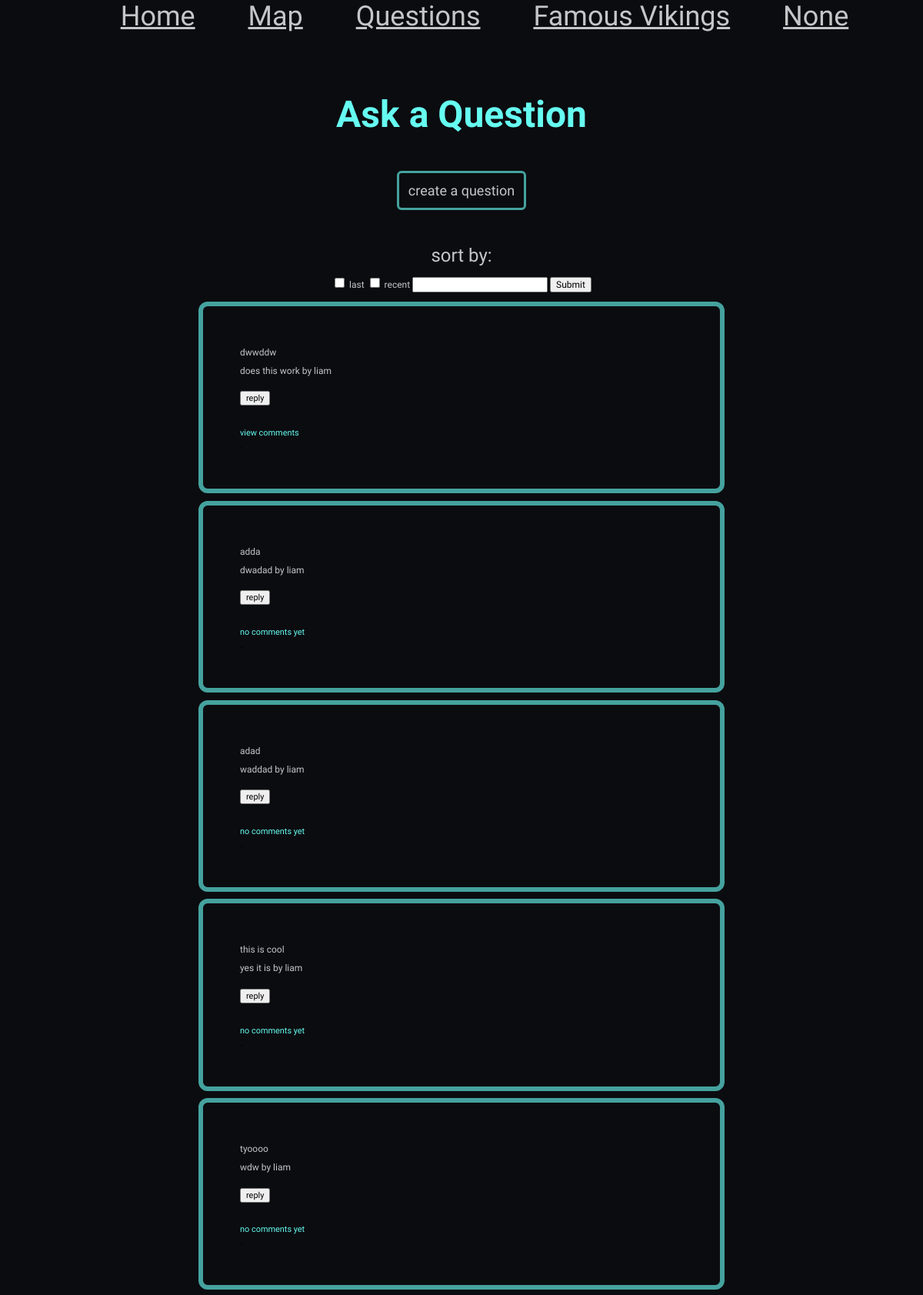
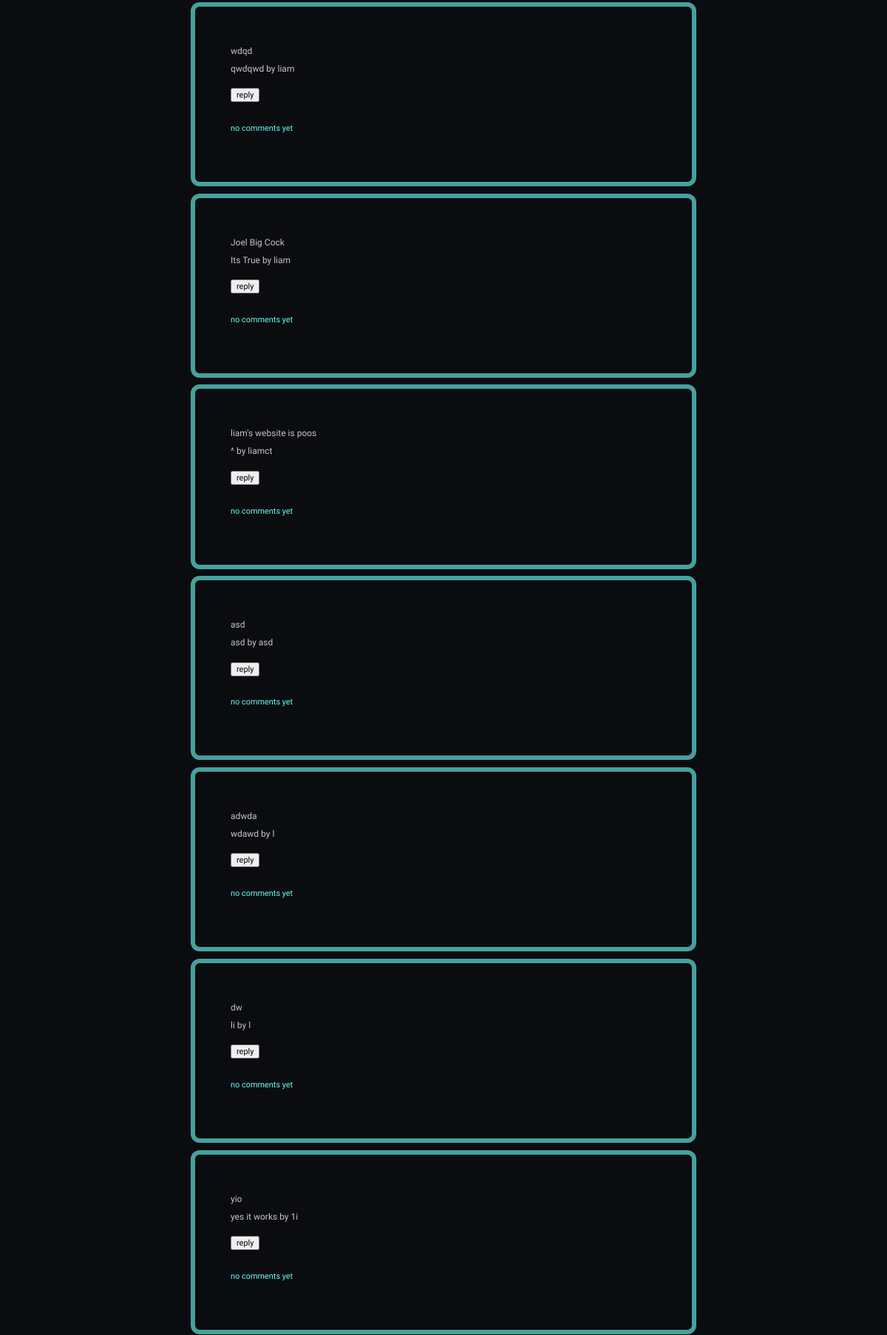
The page /question (upper part) on the database its author committed (2 pictures, top to bottom).
### models.py (models this page shows)
class Question(db.Model):
    __tablename__ = "Question"
    id = db.Column(db.Integer, primary_key=True, autoincrement=True)
    user = db.Column(db.Integer, db.ForeignKey('User.id'), nullable = False)
    question = db.Column(db.String(225), unique=True)
    title = db.Column(db.String(225), unique=True)
    comments = db.relationship('Comment', back_populates='question')
    users = db.relationship('User')

class User(db.Model):
    __tablename__ = "User"
    id = db.Column(db.Integer, primary_key=True, autoincrement=True)
    name = db.Column(db.String(225), unique=True)
    salt = db.Column(db.String(225))
    key = db.Column(db.String(225))
    email = db.Column(db.String())

### main.py (the view, shortened to what this page needs)
@app.route('/question', methods=['POST', 'GET'])
def question():
    current_user = session.get('name')
    form = Comment_Form()
    if request.method=='GET':
        questions = models.Question.query.all()
        return render_template('question.html', form=form, title="Question", user = current_user\
        , questions = questions)

### forms.py
class Comment_Form(FlaskForm):
  comment = TextField('comment', validators=[DataRequired()])

### templates/question.html (shortened to what this page needs)
{% extends 'layout.html' %}
{% block content %}
<div class = "question_title">
  <h1> Ask a Question </h1>
</div>
<div class = "form_create">
  <a href="/question/create"> create a question </a>
</div>
<div class = "question_options">
  <p> sort by:</p>
  <form method="POST">
    <input type="checkbox" name = "last">
    <label for="last">last</label>
    <input type="checkbox" name = "recent">
    <label for="recent">recent</label>
    <input type="input"name="search">
    <input type="submit">
  </form>
</div>
<div class = "wrapper_question">
  <div class = "writing_box">
    {% for question in questions %}
    <div class = "question_box">
      <div class = "splitter">
        <p>{{ question.title }} </p>
        <p>{{ question.question }} by {{question.users.name}}</p>
        <button id= "reply_btn">reply</button>
      </div>
      <div class = "splitter_2">
        {% if not question.comments %}
          <button id = "view_comments">no comments yet</button>
        {%else%}
          <button id = "view_comments">view comments</button>
        {%endif%}
      </div>
    <div> .</div>
    </div>
    {% endfor %}
  </div>
</div>
{% endblock %}

### static/css/style.css (style rules this page uses)
:root { --clr-primary: #0B0C10; --clr-neutral: #C5C6C7; --clr-neutral-100: #45A29E; --clr-neutral-200: #66FCF1; --font-family: 'Squada One', cursive; }
body, h1, h2, p { margin: 0; }
p, input { font-family: var(--font-family); font-size: 1vw; }
#overall { background-color: var(--clr-primary); }
.wrapper_question { margin: 0% 0 0 10%; width:80%; height: flex; }
.question_options { width: 100%; text-align: center; }
.question_options p { color: var(--clr-neutral); font-size: 2vw; }
.question_options form { color: var(--clr-neutral); font-size: 1vw; font-family: var(--font-family); margin-top:1%; }
.form_create { text-align: center; margin: 0 0 5% 0; }
.form_create a { color: var(--clr-neutral); border: 0.25vw solid var(--clr-neutral-100); border-radius: 0.5vw; padding:1%; text-decoration: none; font-size: 1.5vw; font-family: var(--font-family); }
.writing_box { width:100%; height:flex; }
.writing_box p { color: var(--clr-neutral); line-height: 2; font-size: 1vw; }
.question_title { font-family: var(--font-family); color: var(--clr-neutral-200); text-align: center; font-size: 2vw; padding: 5% 0 5% 0; }
.question_box { width:60%; display: flex; border: 0.5vw solid var(--clr-neutral-100); border-radius: 1vw; margin: 1% auto 1% auto; flex-direction: column; padding:5%; }
.splitter_2 button { padding: 0; border: none; background: none; color: var(--clr-neutral-200); font-family: var(--font-family); font-size: .91vw; }
#reply_btn { margin: 2.5% 0 5% 0; font-family: var(--font-family); font-size: 0.91vw; }

### rows shown on the page
Question: title "dwwddw", question "does this work", users.name "liam", shows "view comments"
Question: title "adda", question "dwadad", users.name "liam", shows "no comments yet"
Question: title "adad", question "waddad", users.name "liam", shows "no comments yet"
Question: title "this is cool", question "yes it is", users.name "liam", shows "no comments yet"
Question: title "tyoooo", question "wdw", users.name "liam", shows "no comments yet"
Question: title "wdqd", question "qwdqwd", users.name "liam", shows "no comments yet"
Question: title "Joel Big Cock", question "Its True", users.name "liam", shows "no comments yet"
Question: title "liam's website is poos", question "^", users.name "liamct", shows "no comments yet"
Question: title "asd", question "asd", users.name "asd", shows "no comments yet"
Question: title "adwda", question "wdawd", users.name "l", shows "no comments yet"
Question: title "dw", question "li", users.name "l", shows "no comments yet"
Question: title "yio", question "yes it works", users.name "1i", shows "no comments yet"

### other values the page prints
{{ user }} "None"
